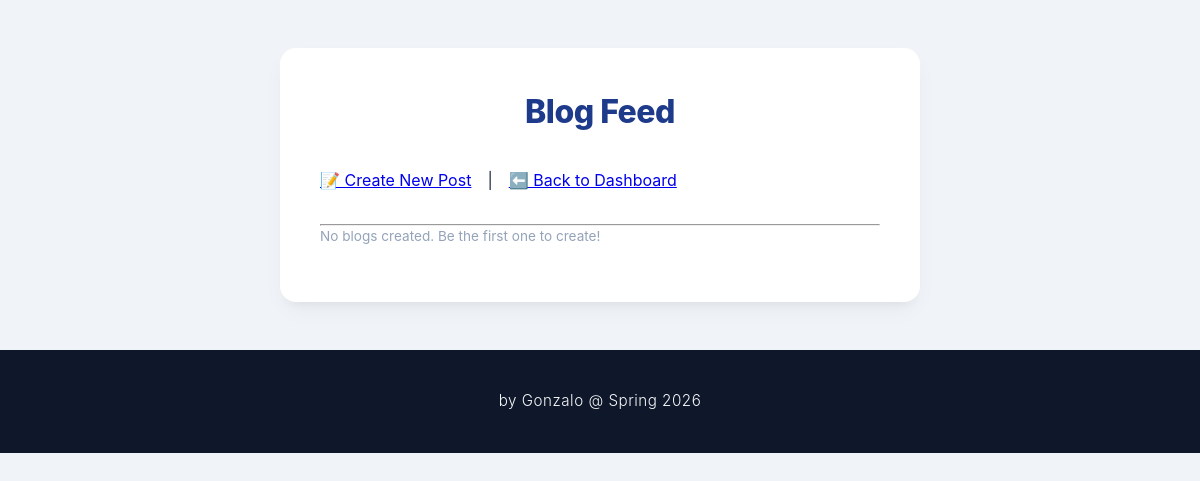
Before: /blog (signed in) with the older database file.
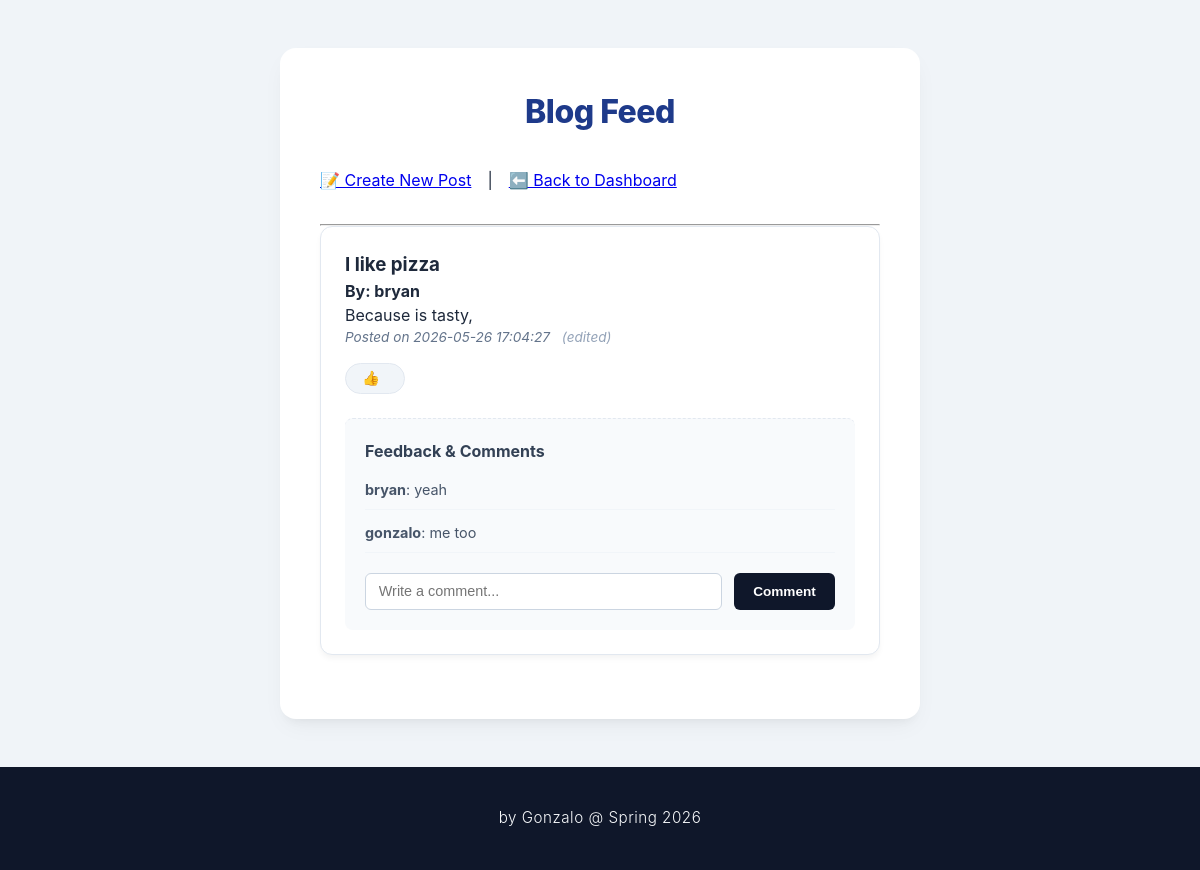
After: the same page with the newer database file.
### tables this page shows
CREATE TABLE blog (
    id INTEGER PRIMARY KEY AUTOINCREMENT,
    user_id INTEGER,
    title TEXT NOT NULL,
    content TEXT NOT NULL,
    created_at TIMESTAMP DEFAULT CURRENT_TIMESTAMP, is_edited INTEGER DEFAULT 0, likes INTEGER DEFAULT 0,
    FOREIGN KEY (user_id) REFERENCES users (id)
);

CREATE TABLE users(
id INTEGER PRIMARY KEY AUTOINCREMENT,
username TEXT NOT NULL,
email TEXT UNIQUE NOT NULL,
password TEXT NOT NULL);

CREATE TABLE comments (
    id INTEGER PRIMARY KEY AUTOINCREMENT,
    blog_id INTEGER,
    username TEXT NOT NULL,
    comment_text TEXT NOT NULL,
    created_at TIMESTAMP DEFAULT CURRENT_TIMESTAMP,
    FOREIGN KEY (blog_id) REFERENCES blog (id)
);

### app.py (the view)
@app.route('/blog')
@login_required
def blog_1():
    conn = get_db()
    cursor = conn.cursor()
    cursor.execute("""
        SELECT blog.id, users.username, blog.title, blog.content, blog.created_at, blog.is_edited
        FROM blog
        JOIN users ON blog.user_id = users.id
        ORDER BY blog.created_at DESC
    """)
    blog_rows = cursor.fetchall()
    blogs_data = []
    for row in blog_rows:
        blog_dict = dict(row)
        cursor.execute("""
            SELECT username, comment_text, created_at
            FROM comments
            WHERE blog_id = ?
            ORDER BY created_at ASC
        """, (blog_dict['id'],))
        blog_dict['comments'] = cursor.fetchall()
        blogs_data.append(blog_dict)
    conn.close()
    return render_template('blogs.html', username=session['username'], blogs=blogs_data)

### app.py (called while the page is built)
def get_db():
    conn = sqlite3.connect("flask_auth.db")
    conn.row_factory = sqlite3.Row
    return conn

def login_required(w):
    from functools import wraps
    @wraps(w)
    def function(*a, **b):
        if 'username' not in session:
            return redirect(url_for('login'))
        return w(*a, **b)
    return function

### templates/blogs.html (shortened to what this page needs)
{% extends 'base.html' %}
{% block content %}
<h1 class="title">Blog Feed</h1>
<p class="nagivate_links">
    <a href="{{ url_for('index_blog') }}">📝 Create New Post</a> |
    <a href="{{ url_for('dashboard') }}">⬅️ Back to Dashboard</a>
</p>
<hr>
<div>
    {% for blog in blogs %}
        <div class="blogzep" id="blog_card{{ blog['id'] }}">
            <h3>{{ blog['title'] }}</h3>
            <p><strong>By: {{ blog['username'] }}</strong></p>
            <p class="blog_content">{{ blog['content'] }}</p>
            <p class="timestamp">
                <em>Posted on {{ blog['created_at'] }}</em>
                {% if blog['is_edited'] == 1 %}
                    <span class="edited">(edited)</span>
                {% endif %}
            </p>
            <div class="likes">
                <button onclick="click_for_likes({{ blog['id'] }})" class="btn_likes">
                    👍 <span id="like_counting{{ blog['id'] }}">{{ blog['likes'] }}</span>
                </button>
            </div>
            <div class="comments">
                <h4>Feedback & Comments</h4>
                <div class="list">
                    {% for comment in blog['comments'] %}
                        <div class="item">
                            <strong>{{ comment['username'] }}</strong>: {{ comment['comment_text'] }}
                        </div>
                    {% else %}
                        <p class="empty_comments">No comments yet.</p>
                    {% endfor %}
                </div>
                <form action="/add_comment/{{ blog['id'] }}" method="post" class="comment-form">
                    <input type="text" name="comment_text" placeholder="Write a comment..." class="comment_field">
                    <button type="submit" class="comment_submit">Comment</button>
                </form>
            </div>
        </div>
    {% else %}
        <p class="empty_blogs">No blogs created. Be the first one to create!</p>
    {% endfor %}
</div>
{% endblock %}

### templates/base.html (shortened to what this page needs)
<!DOCTYPE html>
<html lang="en">
<head>
    <link rel="stylesheet" href="{{url_for('static', filename ='style.css')}}">
</head>
</head>
<body>
    <main class="maincontainer">
        {%block content%} {%endblock%}
    </main>
    <footer class="footer">
        <p>by Gonzalo @ Spring 2026</p>
    </footer>
</body>
</html>

### static/style.css (style rules this page uses)
* { box-sizing: border-box; margin: 0; padding: 0; }
body { font-family: -apple-system, BlinkMacSystemFont, "Segoe UI", Roboto, Helvetica, Arial, sans-serif; background-color: #f0f4f8; color: #1e293b; line-height: 1.5; }
.maincontainer { background-color: #ffffff; width: 100%; max-width: 640px; margin: 3rem auto; padding: 2.5rem; border-radius: 16px; box-shadow: 0 10px 25px -5px rgba(0, 0, 0, 0.05), 0 8px 10px -6px rgba(0, 0, 0, 0.05); }
.footer { background-color: #0f172a; color: #f8fafc; padding: 2.5rem; text-align: center; font-size: 0.95rem; font-weight: 300; letter-spacing: 0.5px; }
.title, .title_2 { text-align: center; color: #1e3a8a; font-weight: 800; letter-spacing: -0.5px; margin-bottom: 2rem; }
.nagivate_links { margin-bottom: 2rem; display: flex; gap: 1rem; }
.blogzep { border: 1px solid #e2e8f0; padding: 1.5rem; margin-bottom: 1.5rem; border-radius: 12px; background-color: #ffffff; box-shadow: 0 4px 6px -1px rgba(0, 0, 0, 0.05); }
.timestamp { color: #64748b; font-size: 0.85rem; display: block; margin-bottom: 0.5rem; }
.edited { color: #94a3b8; font-style: italic; margin-left: 0.5rem; }
.likes { margin-top: 1rem; margin-bottom: 1rem; }
.btn_likes { background-color: #f1f5f9; border: 1px solid #e2e8f0; border-radius: 20px; padding: 6px 16px; font-size: 0.9rem; font-weight: 600; color: #475569; cursor: pointer; display: inline-flex; align-items: center; gap: 8px; transition: all 0.2s ease; }
.comments { margin-top: 1.5rem; padding: 1.25rem; border-top: 1px dashed #e2e8f0; background-color: #f8fafc; border-radius: 8px; }
.comments h4 { margin-bottom: 1rem; color: #334155; font-size: 1rem; }
.list { margin-bottom: 1.25rem; }
.item { font-size: 0.9rem; margin-bottom: 0.75rem; border-bottom: 1px solid #f1f5f9; padding-bottom: 0.5rem; color: #475569; }
.comment-form { display: flex; gap: 12px; }
.comment_field { flex-grow: 1; padding: 0.6rem 0.8rem; font-size: 0.9rem; border: 1px solid #cbd5e1; border-radius: 6px; background-color: #ffffff; }
.comment_submit { padding: 0.6rem 1.2rem; font-size: 0.85rem; font-weight: 600; cursor: pointer; background-color: #0f172a; color: #ffffff; border: none; border-radius: 6px; transition: background-color 0.2s ease; }

Changed rows visible on the page:
added blog: title "I like pizza", username "bryan", content "Because is tasty,", created_at "2026-05-26 17:04:27", is_edited "(edited)"
added comments: username "bryan", comment_text "yeah"
added comments: username "gonzalo", comment_text "me too"
Other visible differences:
text no longer shown: "No blogs created. Be the first one to create!"
